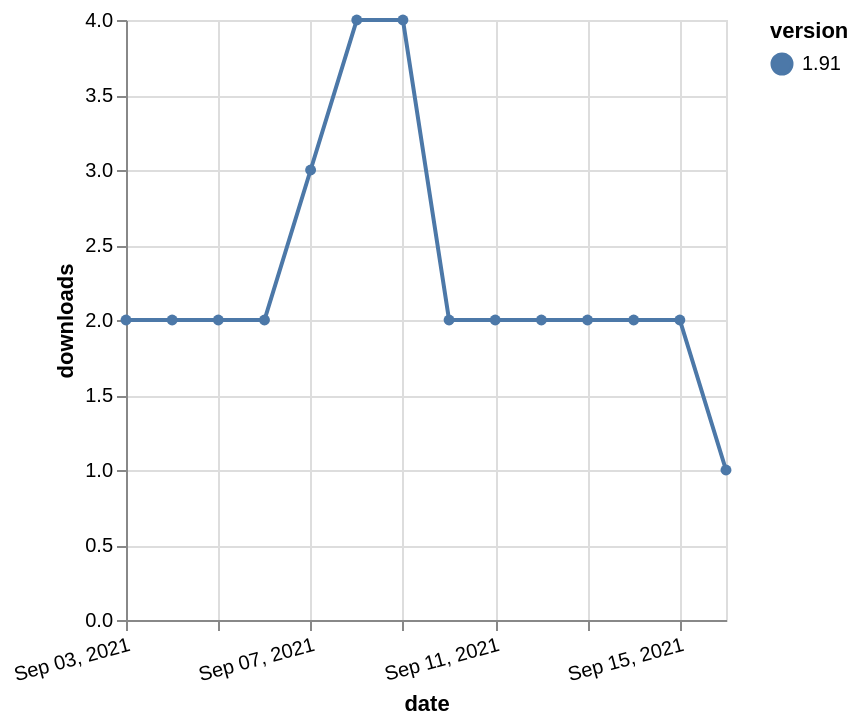

Source (Vega-Lite JSON):
### Vega-Lite specification from a JSON file in a GitHub repository (floating-point values rounded to 4 significant figures)
{"$schema": "https://vega.github.io/schema/vega-lite/v5.json", "description": "A simple bar chart with embedded data.", "data": {"values": [{"date": "2021-09-03", "total": 2278, "delta": 2, "version": "1.91"}, {"date": "2021-09-04", "total": 2280, "delta": 2, "version": "1.91"}, {"date": "2021-09-05", "total": 2282, "delta": 2, "version": "1.91"}, {"date": "2021-09-06", "total": 2284, "delta": 2, "version": "1.91"}, {"date": "2021-09-07", "total": 2287, "delta": 3, "version": "1.91"}, {"date": "2021-09-08", "total": 2291, "delta": 4, "version": "1.91"}, {"date": "2021-09-09", "total": 2295, "delta": 4, "version": "1.91"}, {"date": "2021-09-10", "total": 2297, "delta": 2, "version": "1.91"}, {"date": "2021-09-11", "total": 2299, "delta": 2, "version": "1.91"}, {"date": "2021-09-12", "total": 2301, "delta": 2, "version": "1.91"}, {"date": "2021-09-13", "total": 2303, "delta": 2, "version": "1.91"}, {"date": "2021-09-14", "total": 2305, "delta": 2, "version": "1.91"}, {"date": "2021-09-15", "total": 2307, "delta": 2, "version": "1.91"}, {"date": "2021-09-16", "total": 2308, "delta": 1, "version": "1.91"}]}, "width": "container", "mark": {"type": "line", "point": {"filled": true}}, "encoding": {"x": {"field": "date", "type": "temporal", "timeUnit": "yearmonthdate", "title": "date", "axis": {"labelAngle": -15}}, "y": {"field": "delta", "type": "quantitative", "title": "downloads"}, "color": {"field": "version", "type": "nominal"}, "tooltip": {"field": "delta"}}}
